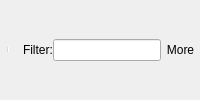
         <widget class="QFrame" name="toolFrameSearch">
          <property name="styleSheet">
           <string notr="true">QToolButton {
    border: 1px solid transparent;
    background-color: transparent;
}

 QToolButton:pressed {
     background-color: qlineargradient(x1: 0, y1: 0, x2: 0, y2: 1,
                                       stop: 0 #dadbde, stop: 1 #f6f7fa);
 }

QToolButton:checked {
     border: 1px solid rgb(78, 96, 255);
     background-color: qlineargradient(x1: 0, y1: 0, x2: 0, y2: 1,
                                       stop: 0 #dadbde, stop: 1 #f6f7fa);
}

 QToolButton:hover {
     border: 1px solid rgb(78, 96, 255);
     background-color: qlineargradient(x1: 0, y1: 0, x2: 0, y2: 1,
                                       stop: 0 #dadbde, stop: 1 #f6f7fa);
 }
 QToolButton[popupMode=&quot;1&quot;] { /* only for MenuButtonPopup */
     padding-right: 20px; /* make way for the popup button */
 }

/* the subcontrols below are used only in the MenuButtonPopup mode */
 QToolButton::menu-button {
     border: 1px solid transparent;
     /* 16px width + 4px for border = 20px allocated above */
     width: 16px;
 }

QToolButton::menu-button:hover {
    border: 1px solid rgb(78, 96, 255);
	border-left-color: 1px solid transparent;
     /* 16px width + 4px for border = 20px allocated above */
     width: 16px;
 }

 QToolButton::menu-arrow:open {
     top: 1px; left: 1px; /* shift it a bit */
 }</string>
          </property>
          <property name="frameShape">
           <enum>QFrame::NoFrame</enum>
          </property>
          <property name="frameShadow">
           <enum>QFrame::Raised</enum>
          </property>
          <layout class="QGridLayout" name="gridLayout_18">
           <property name="margin">
            <number>0</number>
           </property>
           <property name="spacing">
            <number>0</number>
           </property>
           <item row="1" column="2">
            <spacer name="horizontalSpacer">
             <property name="orientation">
              <enum>Qt::Horizontal</enum>
             </property>
             <property name="sizeHint" stdset="0">
              <size>
               <width>0</width>
               <height>20</height>
              </size>
             </property>
            </spacer>
           </item>
           <item row="1" column="3">
            <widget class="QLabel" name="labelSearchFilter">
             <property name="text">
              <string>Filter:</string>
             </property>
            </widget>
           </item>
           <item row="1" column="4">
            <widget class="QLineEdit" name="lineEditSearchFilter">
             <property name="minimumSize">
              <size>
               <width>100</width>
               <height>0</height>
              </size>
             </property>
             <property name="maximumSize">
              <size>
               <width>200</width>
               <height>16777215</height>
              </size>
             </property>
            </widget>
           </item>
           <item row="1" column="5">
            <widget class="QToolButton" name="toolButtonSearchFilter">
             <property name="text">
              <string>More</string>
             </property>
             <property name="icon">
              <iconset resource="Resource.qrc">
               <normaloff>:/Resource/Generic/Filter.png</normaloff>:/Resource/Generic/Filter.png</iconset>
             </property>
             <property name="toolButtonStyle">
              <enum>Qt::ToolButtonTextBesideIcon</enum>
             </property>
            </widget>
           </item>
           <item row="1" column="1">
            <widget class="QToolBar" name="toolBarSearch">
             <property name="sizePolicy">
              <sizepolicy hsizetype="Expanding" vsizetype="Fixed">
               <horstretch>0</horstretch>
               <verstretch>0</verstretch>
              </sizepolicy>
             </property>
             <property name="styleSheet">
              <string notr="true">QToolBar {
	border-color: 2px solid transparent;
}</string>
             </property>
             <property name="iconSize">
              <size>
               <width>16</width>
               <height>16</height>
              </size>
             </property>
             <property name="toolButtonStyle">
              <enum>Qt::ToolButtonTextBesideIcon</enum>
             </property>
             <property name="floatable">
              <bool>false</bool>
             </property>
             <addaction name="actionSearchDownload"/>
             <addaction name="actionSearchBrowseUser"/>
             <addaction name="separator"/>
             <addaction name="actionSearchToggle"/>
             <addaction name="actionSeachDetailsToggle"/>
            </widget>
           </item>
          </layout>
         </widget>
